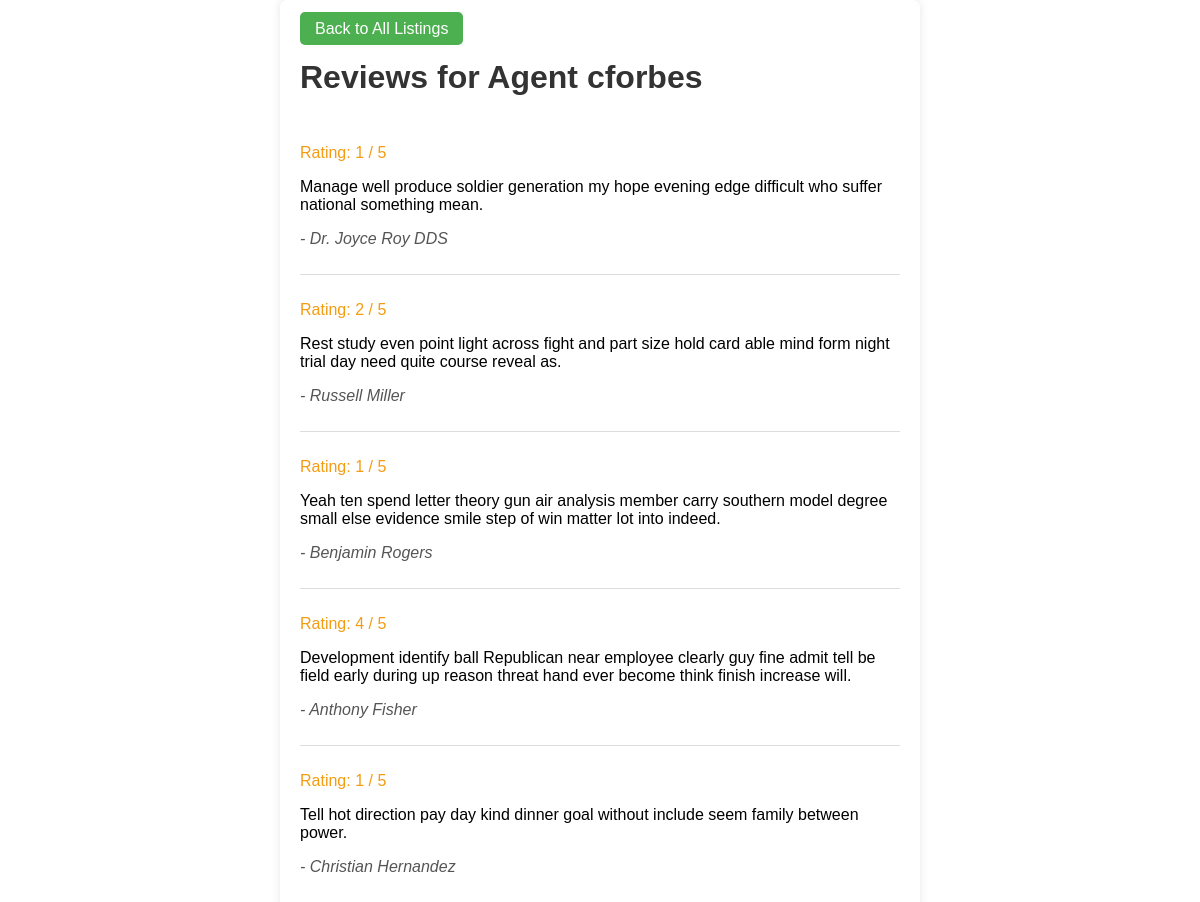
The app's page /reviews (signed in) with its own data.
### tables this page shows
CREATE TABLE reviews (
    review_id INTEGER PRIMARY KEY AUTOINCREMENT,
    agent_id TEXT NOT NULL,
    user_id TEXT NOT NULL,
    rating INTEGER NOT NULL CHECK(rating BETWEEN 1 AND 5),
    review TEXT,
    FOREIGN KEY (agent_id) REFERENCES user_accounts(id),
    FOREIGN KEY (user_id) REFERENCES user_accounts(id)
);

CREATE TABLE user_accounts (
        id TEXT PRIMARY KEY,  -- Username
        name TEXT NOT NULL,
        password TEXT NOT NULL,
        email TEXT NOT NULL UNIQUE,
        profile_id INTEGER,
        status TEXT NOT NULL CHECK(status IN ('active', 'suspended')),
        FOREIGN KEY (profile_id) REFERENCES user_profiles (profile_id)
    );

### boundary.py (the view)
@app.route('/reviews')
def view_reviews():
    agent_id = session['user']['id']
    reviews = agent_review_controller.view_reviews(agent_id)
    return render_template('agent_reviews.html', reviews=reviews, agent_id=agent_id)

### base_repository.py (called while the page is built)
    def get_connection(self):
        return sqlite3.connect(self.db_path)

    def fetch_all(self, query, params=()):
        conn = self.get_connection()
        conn.row_factory = sqlite3.Row  # Enables column access by name
        cursor = conn.cursor()
        cursor.execute(query, params)
        results = cursor.fetchall()
        conn.close()
        return results

### review.py (called while the page is built)
    def get_reviews_by_agent(self, agent_id):
        query = '''
            SELECT r.rating, r.review, u.name AS reviewer
            FROM reviews r
            JOIN user_accounts u ON r.user_id = u.id
            WHERE r.agent_id = ?
        '''
        return self.fetch_all(query, (agent_id,))

### review_controller.py (called while the page is built)
    def view_reviews(self, agent_id):
        return self.review_entity.get_reviews_by_agent(agent_id)

### templates/agent_reviews.html (shortened to what this page needs)
<!DOCTYPE html>
<html lang="en">
<head>
</head>
<body>
    <a href="{{ url_for('view_cars') }}">Back to All Listings</a>
    <h1>Reviews for Agent {{ agent_id }}</h1>
    {% if reviews %}
        {% for review in reviews %}
            <div class="review">
                <p class="rating">Rating: {{ review['rating'] }} / 5</p>
                <p>{{ review['review'] }}</p>
                <p class="reviewer">- {{ review['reviewer'] }}</p>
            </div>
        {% endfor %}
    {% else %}
        <p>No reviews for this agent yet.</p>
    {% endif %}
</body>
</html>

### templates/agent_reviews.html (style rules this page uses)
body { font-family: Arial, sans-serif; background-color: #f7f7f7; max-width: 600px; margin: auto; padding: 20px; background-color: white; border-radius: 8px; box-shadow: 0 0 10px rgba(0, 0, 0, 0.1); }
h1 { color: #333; }
.review { border-bottom: 1px solid #ddd; padding: 10px 0; }
.review:last-child { border-bottom: none; }
.rating { color: #f39c12; }
.reviewer { font-style: italic; color: #555; }
a { margin-right: 10px; background-color: #4CAF50; color: white; padding: 8px 15px; text-decoration: none; border: none; border-radius: 5px; cursor: pointer; transition: background-color 0.3s; }

### records on screen
reviews: rating "1", review "Manage well produce soldier generation my hope evening edge difficult who suffer national something mean.", reviewer "Dr. Joyce Roy DDS"
reviews: rating "2", review "Rest study even point light across fight and part size hold card able mind form night trial day need quite course reveal as.", reviewer "Russell Miller"
reviews: rating "1", review "Yeah ten spend letter theory gun air analysis member carry southern model degree small else evidence smile step of win matter lot into indeed.", reviewer "Benjamin Rogers"
reviews: rating "4", review "Development identify ball Republican near employee clearly guy fine admit tell be field early during up reason threat hand ever become think finish increase will.", reviewer "Anthony Fisher"
reviews: rating "1", review "Tell hot direction pay day kind dinner goal without include seem family between power.", reviewer "Christian Hernandez"

### other values on screen
{{ agent_id }} "cforbes"
